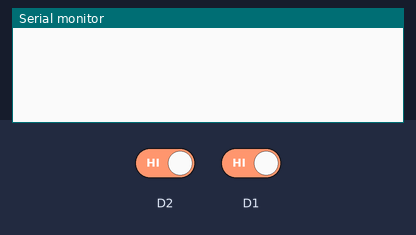
Simulated run of this sketch. Board: ESP8266 (NodeMCU). Parts: the last lines printed to the serial monitor. Inputs (shaded band) come from the test bench; at power-on: D2 HIGH, D1 HIGH.

Above: at 1.2 s.
1.3 s: D2 driven LOW
At 2.4 s:
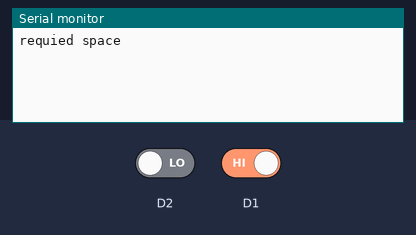
2.8 s: D2 driven HIGH
At 3.6 s:
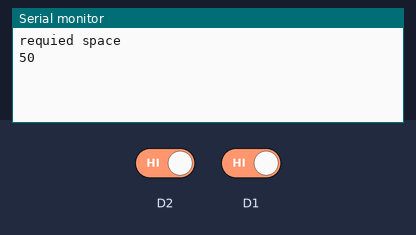
4.4 s: D1 driven LOW
At 4.7 s:
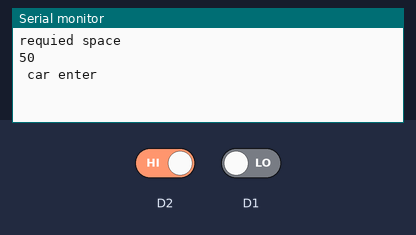
5.9 s: D1 driven HIGH
At 7.2 s:
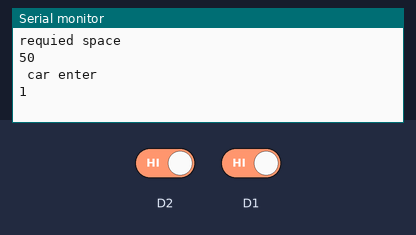

The sketch:

CAR_PARKING.ino
```cpp
int count1=0;
int count2=50;
int space=0;
void setup() {
  pinMode(D1,INPUT);
  pinMode(D2,INPUT);
  Serial.begin(9600);

}

void loop() {
  int x = digitalRead(D1);
  int y = digitalRead(D2);
  if(x==LOW)
  {
    Serial.println(" car enter ");
    while(x==LOW)
    {
      x=digitalRead(D1);
      delay(100);
    }
    count1++;
    Serial.println(count1);

  }
  else if(y==LOW)
  {
     Serial.println("requied space");
    while(y==LOW)
    {
      y=digitalRead(D2);
      delay(100);
    }
    space=count2-count1;
    Serial.println(space);

  }

  else if(count1==50)
  {
    Serial.println("no space to park");
    delay(100);

  }
  else if(count1>50)
  {
    count1=0;
    Serial.println(count1);
  }


  }
```

Measured:
- after the input at 1.3 s, the serial monitor: prints a new line at once (image 1)
- after the input at 2.8 s, the serial monitor: prints a new line after 0.10 s (image 2)
- after the input at 4.4 s, the serial monitor: prints a new line at once (image 3)
- after the input at 5.9 s, the serial monitor: prints a new line after 0.10 s (image 4)
